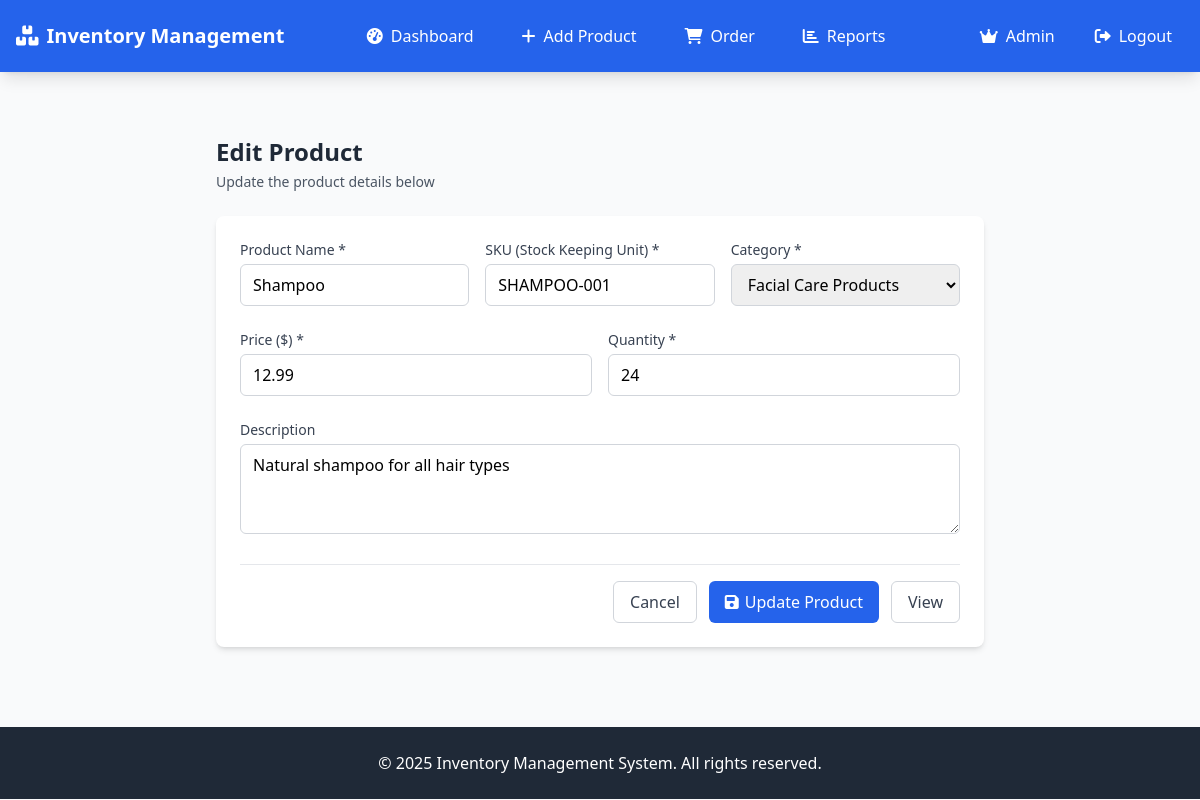
Page /edit-product/3 (signed in) on the committed database.
### models.py (models this page shows, shortened)
class Product(db.Model):
    __tablename__ = 'products'
    id = db.Column(db.Integer, primary_key=True)
    name = db.Column(db.String(100), nullable=False)
    category = db.Column(db.String(50), nullable=False)
    price = db.Column(db.Float, nullable=False)
    quantity = db.Column(db.Integer, nullable=False)
    description = db.Column(db.Text)
    sku = db.Column(db.String(50), unique=True)
    created_at = db.Column(db.DateTime, default=datetime.utcnow)
    updated_at = db.Column(db.DateTime, default=datetime.utcnow, onupdate=datetime.utcnow)

### app.py (the view, shortened to what this page needs)
@app.route('/edit-product/<int:id>', methods=['GET', 'POST'])
@login_required
def edit_product(id):
    product = Product.query.get_or_404(id)
    return render_template('edit_product.html', product=product)

### app.py (called while the page is built)
@login_manager.user_loader
def load_user(user_id):
    return User.query.get(int(user_id))

### models.py (called while the page is built)
    def is_admin(self):
        return self.role == 'admin'

### templates/edit_product.html (shortened to what this page needs)
{% extends "base.html" %}
{% block content %}
<div class="max-w-3xl mx-auto">
    <div class="mb-6">
        <h1 class="text-2xl font-bold text-gray-800 mb-1">Edit Product</h1>
        <p class="text-sm text-gray-600">Update the product details below</p>
    </div>
    <div class="bg-white rounded-lg shadow-md p-6">
        <form method="POST" class="space-y-6">
            <div class="grid grid-cols-1 md:grid-cols-3 gap-4">
                <div>
                    <label for="name" class="block text-sm font-medium text-gray-700 mb-1">
                        Product Name *
                    </label>
                    <input type="text" id="name" name="name" value="{{ product.name }}" required
                           class="w-full px-3 py-2 border border-gray-300 rounded-md focus:outline-none focus:ring-2 focus:ring-blue-500">
                </div>
                <div>
                    <label for="sku" class="block text-sm font-medium text-gray-700 mb-1">
                        SKU (Stock Keeping Unit) *
                    </label>
                    <input type="text" id="sku" name="sku" value="{{ product.sku }}" required
                           class="w-full px-3 py-2 border border-gray-300 rounded-md focus:outline-none focus:ring-2 focus:ring-blue-500">
                </div>
                <div>
                    <label for="category" class="block text-sm font-medium text-gray-700 mb-1">
                        Category *
                    </label>
                    <select id="category" name="category" required
                            class="w-full px-3 py-2 border border-gray-300 rounded-md focus:outline-none focus:ring-2 focus:ring-blue-500">
                        <option value="Hair" {% if product.category == 'Hair' %}selected{% endif %}>Facial Care Products</option>
                    </select>
                </div>
            </div>
            <div class="grid grid-cols-1 md:grid-cols-2 gap-4">
                <div>
                    <label for="price" class="block text-sm font-medium text-gray-700 mb-1">
                        Price ($) *
                    </label>
                    <input type="number" id="price" name="price" step="0.01" min="0" value="{{ product.price }}" required
                           class="w-full px-3 py-2 border border-gray-300 rounded-md focus:outline-none focus:ring-2 focus:ring-blue-500">
                </div>
                <div>
                    <label for="quantity" class="block text-sm font-medium text-gray-700 mb-1">
                        Quantity *
                    </label>
                    <input type="number" id="quantity" name="quantity" min="0" value="{{ product.quantity }}" required
                           class="w-full px-3 py-2 border border-gray-300 rounded-md focus:outline-none focus:ring-2 focus:ring-blue-500">
                </div>
            </div>
            <div>
                <label for="description" class="block text-sm font-medium text-gray-700 mb-1">
                    Description
                </label>
                <textarea id="description" name="description" rows="3"
                          class="w-full px-3 py-2 border border-gray-300 rounded-md focus:outline-none focus:ring-2 focus:ring-blue-500">{{ product.description or '' }}</textarea>
            </div>
            <div class="flex justify-end space-x-3 pt-4 border-t border-gray-200">
                <a href="/"
                   class="px-4 py-2 border border-gray-300 rounded-md text-gray-700 hover:bg-gray-50 transition duration-200">
                    Cancel
                </a>
                <button type="submit"
                        class="px-4 py-2 bg-blue-600 text-white rounded-md hover:bg-blue-700 transition duration-200 flex items-center">
                    <i class="fas fa-save mr-1.5"></i>
                    Update Product
                </button>
                <a href="{{ url_for('view_product', id=product.id) }}"
                   class="px-4 py-2 border border-gray-300 rounded-md text-gray-700 hover:bg-gray-50 transition duration-200">
                    View
                </a>
            </div>
        </form>
    </div>
</div>
{% endblock %}

### rows in the picture
Product: name "Shampoo", sku "SHAMPOO-001", category "Facial Care Products", price "12.99", quantity "24", description "Natural shampoo for all hair types"
